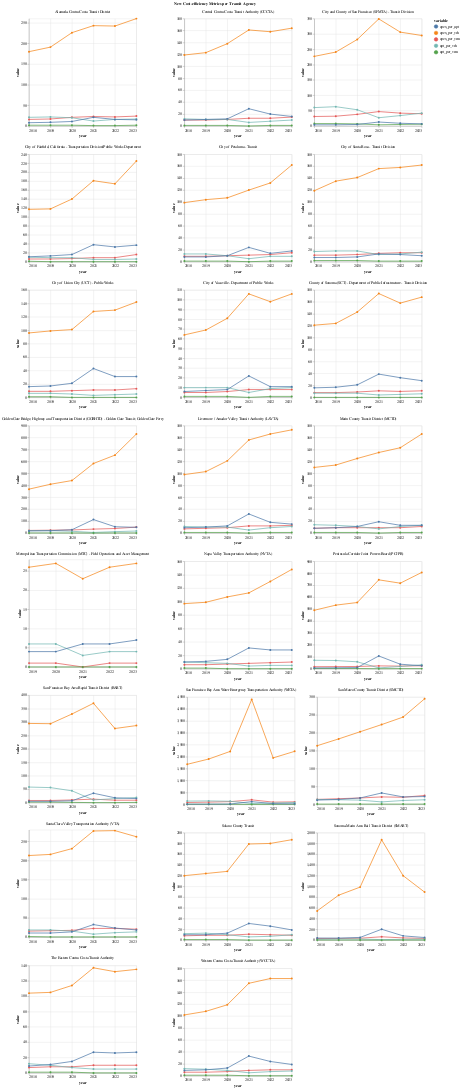

Here is the notebook cell this chart was saved with:
### Code cell
make_line(
    by_agency_long, 
    x_col= "year:T", 
    y_col= "value:Q",
    color= "variable:N",
    facet= "agency_name:O",
    title= "New Cost-efficiency Metrics per Transit Agency"
)

### Figure 1 — Vega-Lite specification as saved in the notebook (floating-point values rounded to 4 significant figures; data arrays with more than 128 entries replaced by an {"elided": "..."} marker saying what was removed)
{"config": {"view": {"continuousWidth": 300, "continuousHeight": 300}}, "data": {"name": "data-d3fee8f80526810ff4518d731e7cf01e"}, "facet": {"field": "agency_name", "title": "New Cost-efficiency Metrics per Transit Agency", "type": "ordinal"}, "spec": {"mark": {"type": "line", "point": true}, "encoding": {"color": {"field": "variable", "type": "nominal"}, "tooltip": [{"field": "year", "type": "temporal"}, {"field": "value", "type": "quantitative"}, {"field": "variable", "type": "nominal"}], "x": {"field": "year", "type": "temporal"}, "y": {"field": "value", "type": "quantitative"}}}, "columns": 3, "resolve": {"scale": {"x": "independent", "y": "independent"}}, "$schema": "https://vega.github.io/schema/vega-lite/v5.20.1.json", "datasets": {"data-d3fee8f80526810ff4518d731e7cf01e": {"elided": "685 records"}}}
